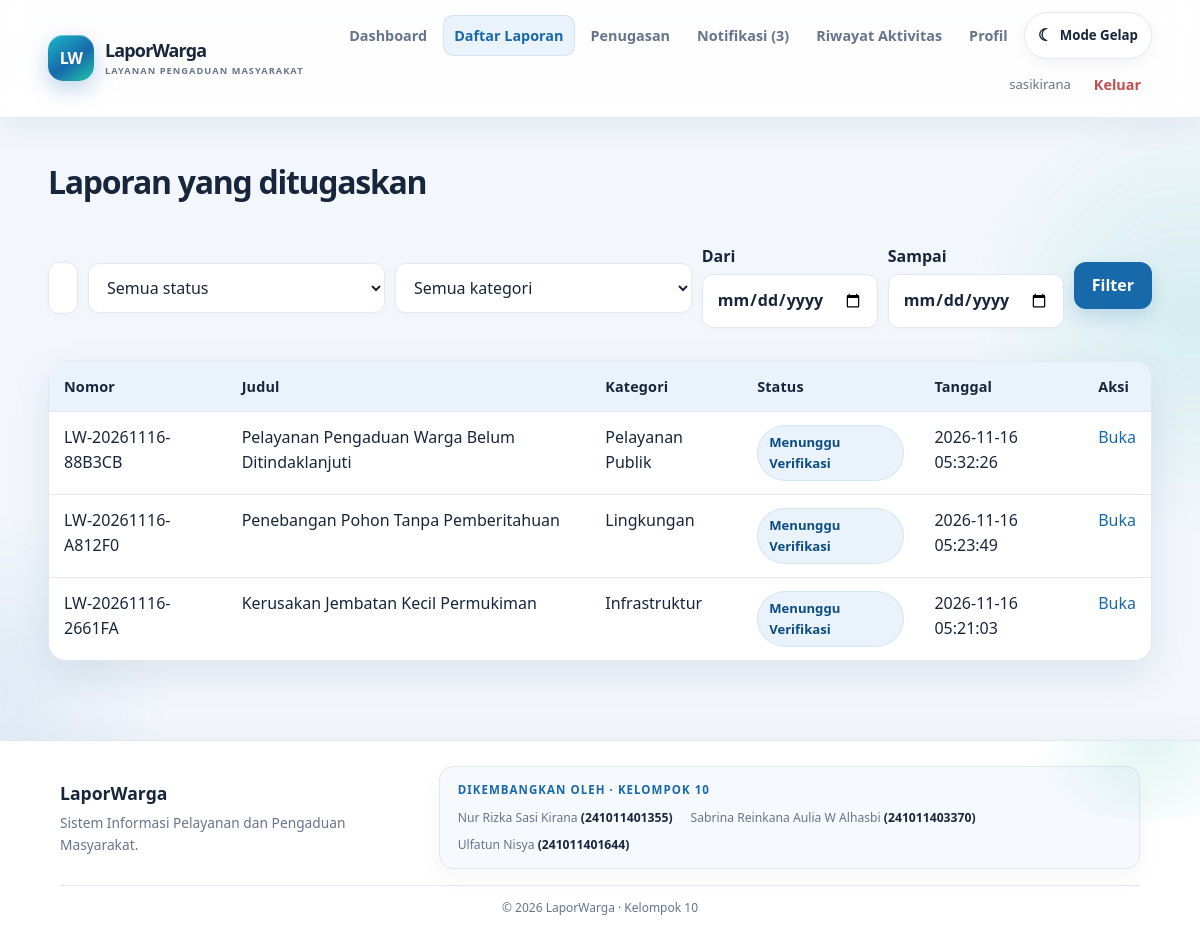
The page /petugas/daftar_laporan.php (signed in) on the database its author committed.
### tables this page shows
CREATE TABLE `reports` (
  `id_laporan` bigint(20) UNSIGNED NOT NULL,
  `nomor_laporan` varchar(40) NOT NULL,
  `id_pelapor` int(10) UNSIGNED NOT NULL,
  `id_kategori` int(10) UNSIGNED NOT NULL,
  `id_petugas` int(10) UNSIGNED DEFAULT NULL,
  `judul` varchar(180) NOT NULL,
  `deskripsi` text NOT NULL,
  `lokasi_kejadian` varchar(255) NOT NULL,
  `tanggal_kejadian` date NOT NULL,
  `foto_bukti` varchar(255) DEFAULT NULL,
  `STATUS` enum('Menunggu Verifikasi','Perlu Perbaikan','Ditolak','Diterima','Sedang Diproses','Selesai','Dibatalkan') NOT NULL DEFAULT 'Menunggu Verifikasi',
  `alasan_penolakan` text DEFAULT NULL,
  `created_at` timestamp NOT NULL DEFAULT current_timestamp(),
  `updated_at` timestamp NOT NULL DEFAULT current_timestamp() ON UPDATE current_timestamp()
);

CREATE TABLE `categories` (
  `id_kategori` int(10) UNSIGNED NOT NULL,
  `nama_kategori` varchar(100) NOT NULL,
  `deskripsi` varchar(255) DEFAULT NULL,
  `status_kategori` tinyint(1) NOT NULL DEFAULT 1,
  `created_at` timestamp NOT NULL DEFAULT current_timestamp()
);

### config/database.php (called while the page is built, shortened)
<?php
function db(): PDO {
    static $pdo = null;
    if ($pdo instanceof PDO) return $pdo;
    try {
        $pdo = new PDO('mysql:host=' . DB_HOST . ';dbname=' . DB_NAME . ';charset=utf8mb4', DB_USER, DB_PASS, [
            PDO::ATTR_ERRMODE => PDO::ERRMODE_EXCEPTION,
            PDO::ATTR_DEFAULT_FETCH_MODE => PDO::FETCH_ASSOC,
            PDO::ATTR_EMULATE_PREPARES => false,
        ]);
        return $pdo;
    } catch (PDOException $e) {
        error_log('LaporWarga database connection failed: ' . $e->getMessage());
        http_response_code(503);
        exit('Database LaporWarga belum dapat diakses. Pastikan MySQL aktif di XAMPP, database db_laporwarga1 sudah diimpor, dan pengaturan config/database.php sesuai.');
    }
}

### petugas/daftar_laporan.php (the view)
<?php
require_once __DIR__.'/../includes/functions.php';need_role(['petugas']);$q=trim($_GET['q']??'');$st=$_GET['status']??'';$cat=(int)($_GET['kategori']??0);$from=$_GET['dari']??'';$to=$_GET['sampai']??'';$where=['r.id_petugas=?'];$args=[me()['id_user']];if($q!==''){$where[]='(r.nomor_laporan LIKE ? OR r.judul LIKE ?)';array_push($args,'%'.$q.'%','%'.$q.'%');}if(in_array($st,status_options(),true)){$where[]='r.status=?';$args[]=$st;}if($cat>0){$where[]='r.id_kategori=?';$args[]=$cat;}if($from!==''&&valid_date_format($from)){$where[]='DATE(r.created_at)>=?';$args[]=$from;}if($to!==''&&valid_date_format($to)){$where[]='DATE(r.created_at)<=?';$args[]=$to;}$base=' FROM reports r JOIN categories c ON c.id_kategori=r.id_kategori WHERE '.implode(' AND ',$where);$cnt=db()->prepare('SELECT COUNT(*)'.$base);$cnt->execute($args);$pg=paginate((int)$cnt->fetchColumn());$s=db()->prepare('SELECT r.id_laporan,r.nomor_laporan,r.judul,r.status,r.created_at,c.nama_kategori'.$base.' ORDER BY r.created_at DESC LIMIT '.$pg['per_page'].' OFFSET '.$pg['offset']);$s->execute($args);$rows=$s->fetchAll();$cats=db()->query('SELECT id_kategori,nama_kategori FROM categories WHERE status_kategori=1 ORDER BY nama_kategori')->fetchAll();header_page('Laporan Ditugaskan');?><h1>Laporan yang ditugaskan</h1><form class="search" method="get"><input name="q" placeholder="Nomor atau judul" value="<?=e($q)?>"><select name="status"><option value="">Semua status</option><?php foreach(status_options() as $o):?><option <?=($st===$o?'selected':'')?> value="<?=e($o)?>"><?=e($o)?></option><?php endforeach;?></select><select name="kategori"><option value="0">Semua kategori</option><?php foreach($cats as $c):?><option value="<?=$c['id_kategori']?>" <?=($cat===(int)$c['id_kategori']?'selected':'')?>><?=e($c['nama_kategori'])?></option><?php endforeach;?></select><label>Dari<input type="date" name="dari" value="<?=e($from)?>"></label><label>Sampai<input type="date" name="sampai" value="<?=e($to)?>"></label><button class="btn">Filter</button></form><div class="table-wrap"><table><tr><th>Nomor</th><th>Judul</th><th>Kategori</th><th>Status</th><th>Tanggal</th><th>Aksi</th></tr><?php foreach($rows as $r):?><tr><td><?=e($r['nomor_laporan'])?></td><td><?=e($r['judul'])?></td><td><?=e($r['nama_kategori'])?></td><td><?=status_badge($r['status'])?></td><td><?=e($r['created_at'])?></td><td><a href="detail_laporan.php?id=<?=$r['id_laporan']?>">Buka</a></td></tr><?php endforeach;?></table></div><?php if(!$rows):?><div class="empty">Tidak ada laporan yang cocok.</div><?php endif;?><?php pagination_links($pg);?><?php footer_page();?>

### includes/functions.php (shortened to what this page needs)
<?php
require_once __DIR__.'/../config/database.php';
function e($v):string{return htmlspecialchars((string)$v,ENT_QUOTES|ENT_SUBSTITUTE,'UTF-8');}
function me():?array{return $_SESSION['user']??null;}
function paginate(int $total,int $perPage=10):array{$page=max(1,(int)($_GET['page']??1));$pages=max(1,(int)ceil($total/$perPage));$page=min($page,$pages);return ['page'=>$page,'per_page'=>$perPage,'pages'=>$pages,'offset'=>($page-1)*$perPage,'total'=>$total];}
function header_page(string $title):void{
    $u=me();
    $unread=0;
    if($u){
        try{
            $n=db()->prepare('SELECT COUNT(*) FROM notifications WHERE id_pengguna=? AND is_read=0');
            $n->execute([$u['id_user']]);
            $unread=(int)$n->fetchColumn();
        }catch(Throwable $ex){}
    }
    $role=$u['role']??'guest';
    $menus=[];
    if($role==='masyarakat'){
        $menus=[
            ['Dashboard','/laporwarga/masyarakat/dashboard.php','gauge'],
            ['Buat Pengaduan','/laporwarga/masyarakat/buat_laporan.php','plus-circle'],
            ['Riwayat Laporan','/laporwarga/masyarakat/daftar_laporan.php','file-text'],
            ['Notifikasi'.($unread?' ('.$unread.')':''),'/laporwarga/notifikasi.php','bell'],
            ['Riwayat Aktivitas','/laporwarga/riwayat.php','history'],
            ['Profil','/laporwarga/masyarakat/profil.php','user']
        ];
    }elseif($role==='petugas'){
        $menus=[
            ['Dashboard','/laporwarga/petugas/dashboard.php','gauge'],
            ['Daftar Laporan','/laporwarga/petugas/daftar_laporan.php','clipboard-list'],
            ['Penugasan','/laporwarga/petugas/penugasan.php','clipboard-check'],
            ['Notifikasi'.($unread?' ('.$unread.')':''),'/laporwarga/notifikasi.php','bell'],
            ['Riwayat Aktivitas','/laporwarga/riwayat.php','history'],
            ['Profil','/laporwarga/petugas/profil.php','user']
        ];
    }else{
        $menus=[
            ['Beranda','/laporwarga/index.php','home'],
            ['Cara Kerja','#cara-kerja','info'],
            ['Kategori','#kategori','layers']
        ];
    }
    $current=$_SERVER['PHP_SELF']??'';
    ?><!doctype html>
    <html lang="id">
    <head>
        <link rel="stylesheet" href="/laporwarga/assets/css/style.css">
        <link rel="stylesheet" href="/laporwarga/assets/css/dashboard.css">
    </head>
    <body>
    <header class="app-header">
        <a class="brand" href="<?= $u ? e(role_home()) : '/laporwarga/index.php' ?>">
            <span class="brand-symbol">LW</span>
            <span class="brand-copy">LaporWarga<small>LAYANAN PENGADUAN MASYARAKAT</small></span>
        </a>
        <nav class="main-nav" data-nav aria-label="Navigasi utama">
            <?php foreach($menus as $item):
                $active=(strpos($item[1],'#')!==0 && str_ends_with($current,basename($item[1])));
            ?>
                <a class="nav-item<?=$active?' active':''?>" href="<?=e($item[1])?>"><?=e($item[0])?></a>
            <?php endforeach; ?>
            <button class="theme-toggle" type="button" data-theme-toggle aria-label="Aktifkan mode gelap">
                <span class="theme-icon" aria-hidden="true">☾</span><span data-theme-label>Mode Gelap</span>
            </button>
            <?php if($u): ?>
                <span class="nav-user"><?=e($u['nama_lengkap'])?></span>
                <a class="nav-logout" href="/laporwarga/logout.php">Keluar</a>
            <?php else: ?>
                <a class="nav-item nav-login" href="/laporwarga/login.php">Masuk</a>
                <a class="nav-register" href="/laporwarga/register.php">Daftar</a>
            <?php endif; ?>
        </nav>
    </header>
    <main class="wrap">
    <?php flashes();
}
function footer_page():void{
    ?>
    </main>
    <footer class="site-footer">
        <div class="footer-main">
            <div class="footer-brand">
                <strong>LaporWarga</strong>
                <p>Sistem Informasi Pelayanan dan Pengaduan Masyarakat.</p>
            </div>
            <div class="team-watermark">
                <span class="team-label">Dikembangkan oleh · Kelompok 10</span>
                <div class="team-members">
                    <span>Nur Rizka Sasi Kirana <b>(241011401355)</b></span>
                    <span>Sabrina Reinkana Aulia W Alhasbi <b>(241011403370)</b></span>
                    <span>Ulfatun Nisya <b>(241011401644)</b></span>
                </div>
            </div>
        </div>
        <div class="footer-bottom">© <?=date('Y')?> LaporWarga · Kelompok 10</div>
    </footer>
    </body>
    </html>
    <?php
}
function status_badge(string $s):string{return '<span class="badge">'.e($s).'</span>';}
function role_home():string{return '/laporwarga/'.(me()['role']==='masyarakat'?'masyarakat':(me()['role']==='petugas'?'petugas':'admin-utama')).'/dashboard.php';}

### rows shown on the page
reports: nomor_laporan "LW-20261116-88B3CB", judul "Pelayanan Pengaduan Warga Belum Ditindaklanjuti", id_kategori.nama_kategori "Pelayanan Publik", STATUS "Menunggu Verifikasi", created_at "2026-11-16 05:32:26"
reports: nomor_laporan "LW-20261116-A812F0", judul "Penebangan Pohon Tanpa Pemberitahuan", id_kategori.nama_kategori "Lingkungan", STATUS "Menunggu Verifikasi", created_at "2026-11-16 05:23:49"
reports: nomor_laporan "LW-20261116-2661FA", judul "Kerusakan Jembatan Kecil Permukiman", id_kategori.nama_kategori "Infrastruktur", STATUS "Menunggu Verifikasi", created_at "2026-11-16 05:21:03"

### other values the page prints
$item[0] "Dashboard"
$item[0] "Daftar Laporan"
$item[0] "Penugasan"
$item[0] "Notifikasi (3)"
$item[0] "Riwayat Aktivitas"
$item[0] "Profil"
$u['nama_lengkap'] "sasikirana"
